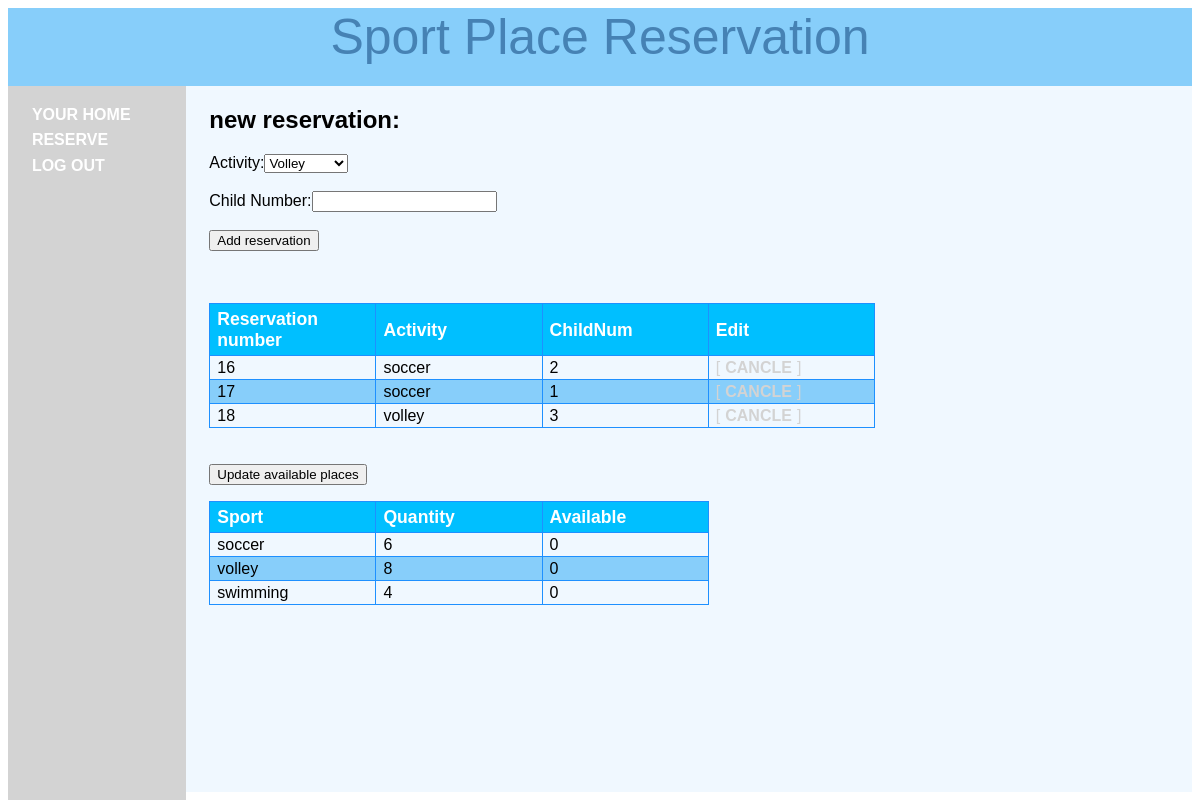
The page /reserve.php?cancle=16 (signed in) on the database its author committed.
### tables this page shows
CREATE TABLE IF NOT EXISTS `reservations` (
`reservenum` int(10) unsigned NOT NULL,
  `user` varchar(16) DEFAULT NULL,
  `activity` varchar(20) DEFAULT NULL,
  `childnum` int(11) DEFAULT NULL
);

CREATE TABLE IF NOT EXISTS `places` (
  `activity` varchar(20) DEFAULT NULL,
  `quantity` int(11) DEFAULT NULL,
  `available` int(11) DEFAULT NULL
);

### function.php (called while the page is built, shortened)
<?php
$dbhost  = '127.0.0.1';
$dbname  = 'sport';
$dbuser  = 'cheng';
$dbpass  = '1234567';
$appname = "Sport Place Reservation";
$conn = mysqli_connect($dbhost, $dbuser, $dbpass,$dbname);
function queryMysql($query)
{
	global $conn;
	$result = mysqli_query($conn, $query);
	return $result;
}

### reserve.php (the view, shortened to what this page needs)
<?php
include_once 'header.php';
$user = $_SESSION['user'];
echo <<<_END
	<form method='post' action='reserve.php?'>
	<h2>new reservation:</h2>
	Activity:<select name="activity">
	<option value="volley">Volley</option>
	<option value="soccer">Soccer</option>
	<option value="swimming">Swimming</option>
	</select><br /><br />
	Child Number:<input type='text' name='childnum'/><br /><br />
	<input type='submit' value='Add reservation' /></form>
_END;
	echo "<br /><br />";
	$result = queryMysql("SELECT * FROM reservations WHERE user='$user'");
	echo "<table style='border-collapse:collapse;'>
			<tr>
				<th>Reservation number</th>
				<th>Activity</th>
				<th>ChildNum</th>
				<th>Edit</th>
			</tr>";
	$n = 0;
	$ris = mysqli_fetch_array($result);
	while($ris != NULL)
	{
		if($n%2 == 0){
		echo "<tr><td>";
		}else{
			echo "<tr class='alt'><td>";
		}
		$act = $ris["reservenum"];
		echo($ris["reservenum"]);
		echo "</td><td>";
		echo($ris["activity"]);
		echo "</td><td>";
		echo($ris["childnum"]);
		echo "</td><td style='color:#d3d3d3'>";
		echo "[<a href='reserve.php?cancle=$act' style='color:#d3d3d3'>cancle</a>]";
		echo "</td></tr>";
	$ris = mysqli_fetch_array($result);
	$n = $n + 1;
	}
	echo "</table>";
	echo "<br /><br />";
	echo "<form method='post' action='reserve.php?update=1'>";
	echo "<input type='submit' value='Update available places' />";
	echo "</form>";
	if(isset($_GET['update']) || isset($_GET['cancle']) || isset($_POST['activity']) && isset($_POST['childnum'])){
	$result = queryMysql("SELECT * FROM places ORDER BY available desc");
	echo "<table style='border-collapse:collapse;'>
			<tr>
				<th>Sport</th>
				<th>Quantity</th>
				<th>Available</th>
			</tr>";
	$n = 0;
	$ris = mysqli_fetch_array($result);
	while($ris != NULL)
	{
		if($n%2 == 0){
		echo "<tr><td>";
		}else{
			echo "<tr class='alt'><td>";
		}
		echo($ris["activity"]);
		echo "</td><td>";
		echo($ris["quantity"]);
		echo "</td><td>";
		echo($ris["available"]);
		echo "</td></tr>";
	$ris = mysqli_fetch_array($result);
	$n = $n + 1;
	}
	echo "</table>";}
?>

### header.php (shortened to what this page needs)
<?php
include 'function.php';
if (isset($_SESSION['user']))
{
	$loggedin = TRUE;
}
else $loggedin = FALSE;
echo "<html><head><title>$appname";
echo "</title></head>";
?>
<?php
echo "<body>";
echo "<div id='container'><div id='header'>$appname</div>";
echo "<div id='menu'>";
if ($loggedin)
{
	echo "	<ul>
			<li><a href='members.php'>Your Home</a></li>
			<li><a href='reserve.php'>Reserve</a></li>
			<li><a href='logout.php'>Log out</a></li>
			</ul>";
}
else
{
	echo "<ul><li><a href='index.php'>Home</a></li>
		 <li><a href='signup.php'>Sign up</a></li>
		 <li><a href='login.php'>Log in</a></li><ul>";
}
echo "</div><div id='content'>";
?>

### header.php (style rules this page uses)
div#container { width:100% }
div#header { background-color:#87cefa;height:10%;text-align:center;font-size:50px;color:#4682b4; font-family:Arial, Helvetica, sans-serif; }
div#menu { background-color:#d3d3d3;height:90%;width:15%;float:left;padding-top:1%; font-family:'Trebuchet MS', Arial, Helvetica, sans-serif; }
div#content { background-color:#f0f8ff;height:90%;width:83%;float:left;padding-left:2%; font-family:'Trebuchet MS', Arial, Helvetica, sans-serif; }
ul { list-style-type:none;margin:0;padding:0;padding-left:0.3cm; }
li { margin:0.2cm; }
a:link,a:visited { font-weight:bold;color:#ffffff;text-align:center;margin:5px;text-decoration:none;text-transform:uppercase; }
td,th { width:4cm;font-size:1em;border:1px solid #1E90FF;padding:3px 7px 2px 7px; }
th { font-size:1.1em;text-align:left;padding-top:5px;padding-bottom:4px;background-color:#00BFFF;color:#ffffff }
tr.alt td { color:#000000;background-color:#87CEFA; }

### rows shown on the page
reservations: reservenum "16", activity "soccer", childnum "2"
reservations: reservenum "17", activity "soccer", childnum "1"
reservations: reservenum "18", activity "volley", childnum "3"
places: activity "soccer", quantity "6", available "0"
places: activity "volley", quantity "8", available "0"
places: activity "swimming", quantity "4", available "0"

### other values the page prints
$appname "Sport Place Reservation"
